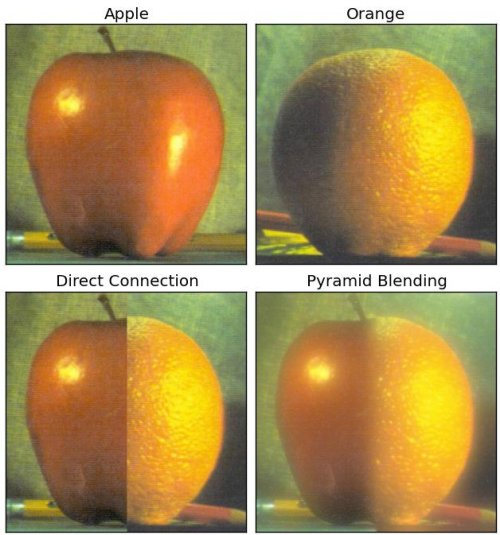
#> input picture P0/practica-0_python/images/orapple.jpg, 500 x 535 px, given in place of Yosemite1.jpg, which was not available
$ python p3.py
#> lines starting #> are read from the running program, lines starting #| are printed output that depends on the picture; pictures that were not available may be replaced by others from this repository, and a replacement may not be noted
# -*- coding: utf-8 -*-
# Author -> Alberto Estepa Fernandez
# Date -> December 2019
# Run: ./p3.py

import cv2
import numpy as np
import sys
import math
import matplotlib.pyplot as plt
import copy
import random


''' ************************** FUNCIONES P1 ******************************** '''

# Funcion para leer las imagenes de la P1
def lee_imagen(file_name, flag):
    if flag == 0:
        imagen = cv2.imread(file_name, flag)
        imagen = imagen.astype(np.float32)
        return imagen
    elif flag == 1:
        imagen = cv2.imread(file_name, flag)
        imagen = imagen.astype(np.float32)
        imagen = cv2.cvtColor(imagen, cv2.COLOR_BGR2RGB)
        return imagen
    else:
        sys.exit("Imagen no valida")

# Funcion para pintar las imagenes de la P1
# [16 lines left out: functions pinta_imagen, pinta_lista_imagenes, not called in this run]

# Calculo de la convolución una máscara arbitraria de la P1.
def convolucion(imagen, kx, ky, border = cv2.BORDER_DEFAULT):
    # Transponemos el vertor del eje x (para que al multiplicarlo con el vertor del eje y nos resulte una matriz)
    kx = np.transpose(kx)
    # Revertimos los vectores oara la convolución
    kx = cv2.flip(kx, -1)
    ky = cv2.flip(ky, -1)
    # Convoluciona una imagen con el núcleo
    imagen = cv2.filter2D(imagen, -1, kx, borderType = border)
    imagen = cv2.filter2D(imagen, -1, ky, borderType = border)
    return imagen

# Calculo del alisado gassiano una máscara de dimension 2 de la P1.
def gaussian_blur(imagen, kx = 0, ky = 0, sigmax = 0, sigmay = 0, border = cv2.BORDER_DEFAULT):
    if kx == 0:
        kx = int(6*sigmax) + 1
    if ky == 0:
        ky = int(6*sigmay) + 1
    kernelX = cv2.getGaussianKernel(kx, sigmax)
    kernelY = cv2.getGaussianKernel(ky, sigmay)
    imagen = convolucion(imagen, kernelX, kernelY, border)
    return imagen

# Representación en pirámide Gaussiana de una imagen de la P1.
def piramide_gaussiana(imagen, nivel = 4, border = cv2.BORDER_DEFAULT):
    p = [imagen]
    for n in range(nivel-1):
        p.append(cv2.pyrDown(p[-1], borderType = border))
    return p

# Cálculo de las derivadas de una imagen de la P1.
def derivadas(imagen, ksize = 3, sigma = 0, border = cv2.BORDER_DEFAULT):
    imagen = gaussian_blur(imagen, kx = ksize, ky = ksize, sigmax = sigma, sigmay = sigma)
    kx = cv2.getDerivKernels(1, 0, ksize)
    ky = cv2.getDerivKernels(0, 1, ksize)
    dx = convolucion(imagen, kx[0], kx[1], border = border)
    dy = convolucion(imagen, ky[0], ky[1], border = border)
    return dx, dy

''' ************************************************************************ '''

''' ************************** FUNCIONES AUXILIARES ************************ '''

# Operador de Harris
def operador_harris(lambda1, lambda2):
    '''
    Det(matriz)/Traza(matriz)
    Parametros:
        - lambda1: matriz de los primeros valores propios.
        - lambda2: marriz de los segundos valores propios.
    '''
    # Rellenamos la matriz de ceros
    res = np.zeros(lambda1.shape)
    for i in range(lambda1.shape[0]):
        for j in range (lambda1.shape[1]):
            if lambda1[i][j]+lambda2[i][j] == 0:
                res[i][j] = 0
            else:
                #Det(matriz)/Traza(matriz) = lambda1*lambda2/(lambda1+lambda2)
                res[i][j] = lambda1[i][j]*lambda2[i][j]/(lambda1[i][j]+lambda2[i][j])
    return res


# Calcula el centro de la matriz
def centro_matriz(m):
    '''
    Calcula el centro de una matriz cualquiera (obviamente para existir un solo pixel
    central, la matriz debe ser cuadrada de dimensiones impares)
    Parametros:
        - m: matriz
    '''
    # Se calcula el centro de la matriz como dimensiones divididas entre dos
    return m[int(m.shape[0]/2), int(m.shape[1]/2)]

# Indica si el centro de la matriz es el máximo de ésta
def es_maximo_centro(m):
    '''
    Indica si centro de una matriz (obviamente para existir un solo pixel
    central, la matriz debe ser cuadrada de dimensiones impares) es el valor
    máximo de ésta
    Parametros:
        - m: matriz
    '''
    return centro_matriz(m) == np.max(m)

# Calcula la orientacion del vector pasado
def orientacion(u1, u2):
    '''
    Calcula el ángulo en grados entre dos vectores pasados sabiendo que
    (cos(theta),sen(theta))=u/|u|, u=(u1,u2)
    Así a arcotangente de sen(theta)/cos(theta) = theta
    Parametros:
        - u1: cos()
        - u2: sen()
    '''
    norma = math.sqrt(u1*u1+u2*u2)
    if (norma != 0 ):
        # Normalizamos el vector por coordenadas
        u1 = u1 / norma
        u2 = u2 / norma
        # Calculamos la arcotangente en grados
        theta = math.atan2(u2, u1) * 180 / math.pi
        # La trasladamos a un valor entre 0 y 360
        theta += 180
    else:
        theta = 0
    # Devolvemos en grados
    return theta


# Hacemos una supresion de no-máximos de la matriz m y devolvemos los puntos de Harris de la imagen
def supresion_no_maximos(dx, dy, m, win_size, nivel_piramide, block_size, threshold):
    '''
    Calcula los puntos de Harris de la imagen, haciendo una supresion de no-maximos
    por matrices pequeñas (ventanas) de la matriz de Harris de la imagen.
    Parametros:
        - dx: derivada primera de la imagen en el eje x
        - dy: derivada segunda de la imagen en el eje y
        - m: matriz de Harris de la imagen
        - win_size: dimensiones de la ventana = win_size*2+1
        - nivel_piramide: nivel de la piramide gaussiana en que nos encontramos
        - block_size: tamaño del vecindario sobre el que se calcula la matriz de derivadas sobre cada píxel
        - threshold: umbral que sirve como supresion de no-maximos
    '''
    # Calculamos la matriz ampliada donde pasará la ventana sin tener en cuenta las restricciones
    # para ello, copiamos la matriz de Harris en el centro de la nueva matriz y en los laterales
    # la rellenamos de ceros
    m_ampliada = np.ndarray(shape=(m.shape[0]+2*win_size, m.shape[1]+2*win_size))
    m_ampliada[:, :] = 0
    m_ampliada[win_size:m.shape[0]+win_size, win_size:m.shape[1]+win_size] = m.copy()

    maximos = []
    for fila in range(win_size, m.shape[0]+win_size):
        for columna in range(win_size, m.shape[1]+win_size):
            # Para cada punto de la matriz de Harris calculamos la ventana
            fini_win = fila - win_size
            ffin_win = fila + win_size
            cini_win = columna - win_size
            cfin_win = columna + win_size
            windows = m_ampliada[fini_win:ffin_win+1, cini_win:cfin_win+1]
            # Si la ventana tiene como máximo su centro y es superior al umbral
            if es_maximo_centro(windows) and centro_matriz(windows) >= threshold:
                c = columna - win_size
                f = fila - win_size
                # Incluimos dicho pixel como Keypoint con:
                # Coordenadas = (columna * 2^nivel de la piramide, fila * 2^nivel_piramide)
                # Escala = Nivel de la piramide(empezando en 1) * block_size
                # Orientacion = angulo formado por las derivadas de la imagen en dicha fila y columna
                maximos.append(cv2.KeyPoint(c*(2**nivel_piramide), f*(2**nivel_piramide), _size = (nivel_piramide+1)*block_size, _angle=orientacion(dx[f, c], dy[f, c])))
    return maximos

# Calcula los puntos de Harris de la imagen calculando el operador de Harris de la imagen y haciendo la supresion_no_maximos
def get_puntos_harris(imagen, dx, dy, block_size = 5, ksize = 3, threshold = 10, win_size = 5, nivel_piramide = 1):
    '''
    Calcula los puntos de Harris de la imagen, calculando el operador de Harris de la imagen
    y haciendo una supresion de no-maximos por matrices pequeñas (ventanas) de esta.
    Parametros:
        - imagen: imagen original de la que extraer los puntos de Harris.
        - dx: derivada primera de la imagen en el eje x
        - dy: derivada segunda de la imagen en el eje y
        - block_size: tamaño del vecindario sobre el que se calcula la matriz de derivadas sobre cada píxel
        - ksize: tamaño de la máscara de la convolucion
        - win_size: dimensiones de la ventana = win_size*2+1
        - nivel_piramide: nivel de la piramide gaussiana en que nos encontramos
    '''
    # Calculamos los valores y vectores propios de la imagen
    matrizH = cv2.cornerEigenValsAndVecs(imagen, block_size, ksize)
    # Nos quedamos con los valores propios de ésta
    matrizH = cv2.split(matrizH)
    lambda1 = matrizH[0]
    lambda2 = matrizH[1]
    # Calculamos la matriz de Harris aplicando el operador de Harris a cada pixel
    harris = operador_harris(lambda1, lambda2)
    # Realizamos una supresión de no-máximos de la matriz de Harris y calculamos los puntos de Harris
    maximos = supresion_no_maximos(dx, dy, harris, win_size, nivel_piramide, block_size, threshold)
    return maximos

# Ajusta los puntos Harris de la imagen
# [231 lines left out: functions ajusta_puntos, get_matches_fuerza_bruta, get_matches_lowe_average_2nn, get_homografia, homografia_identidad_izq, homografia_identidad and 2 more, not called in this run]

def apartado1AB():
    # PARAMETROS:
    im = lee_imagen('imagenes/yosemite/Yosemite1.jpg', 0)
#> in lee_imagen, `imagen = cv2.imread(file_name, flag)`:
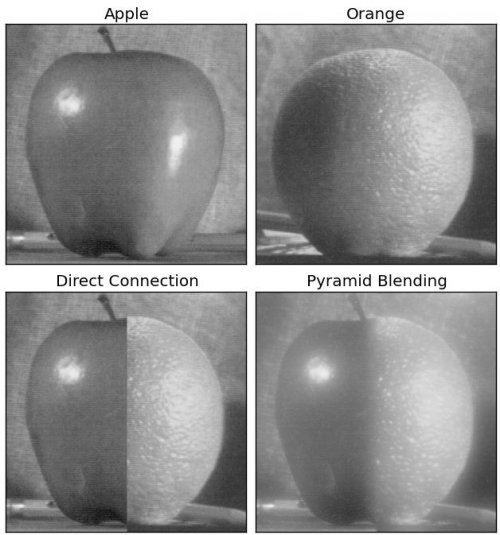
#> imagen: shape (535, 500); min 0, max 255, mean 144.5
    #im = lee_imagen('imagenes/Tablero1.jpg', 0)
    imagen = np.copy(im)
    nivel_piramide = 4

    # REALIZACION:
    # Obtención de la piramide gaussiana
    piramide = piramide_gaussiana(imagen, nivel = nivel_piramide)
#> after the loop in piramide_gaussiana, `for n in range(nivel-1):`: p = 4 items
    puntos_harris = []
    puntos = []

    # Obtención de la piramide gaussiana de las derivadas con sigma = 4.5
    dx, dy = derivadas(imagen, sigma = 4.5)
    p_dx = piramide_gaussiana(dx, nivel = nivel_piramide)
    p_dy = piramide_gaussiana(dy, nivel = nivel_piramide)

    # Ya solo trabajaremos con la imagen original para pintarla, por eso la pasamos a enteros
    imagen = imagen.astype(np.uint8)

    for i, img in enumerate(piramide):
        # Para cada nivel de la piramide se obtienen los puntos de harris
        puntos = get_puntos_harris(img, p_dx[i], p_dy[i], block_size = 5, ksize = 5, threshold = 10, win_size = 3, nivel_piramide = i)
        puntos_harris += puntos
        print("Numero de puntos Harris encontrados en la octava " + str(i+1) + ": " + str(len(puntos)))
        # Dibujamos en la imagen los puntos obtenidos
        imagen_key = cv2.drawKeypoints(imagen, puntos, np.array([]), color = (0,0,255), flags = 4)
        # Mostramos el resultado
        pinta_imagen(imagen_key)

    print("Numero de puntos Harris encontrados en total: " + str(len(puntos_harris)))
     # Se añade la imagen a la lista de imágenes
    imagen_key = cv2.drawKeypoints(imagen, puntos_harris, np.array([]), color = (0,0,255), flags = 4)
    pinta_imagen(imagen_key)

# [86 lines left out: functions apartado1D, apartado2A, apartado2B, apartado3, apartado4, not called in this run]


def ej1():
    print("Ejercicio 1\n")
    print("\tApartados A-C:\n")
    apartado1AB()
#> in gaussian_blur, `kernelX = cv2.getGaussianKernel(kx, sigmax)`: kernelX = [0.331, 0.339, 0.331]
#> in convolucion, `kx = np.transpose(kx)`: kx = [[0.331, 0.339, 0.331]]
#> in convolucion, `ky = cv2.flip(ky, -1)`: ky = [0.331, 0.339, 0.331]
#> in convolucion, `imagen = cv2.filter2D(imagen, -1, ky, borderType = border)`:
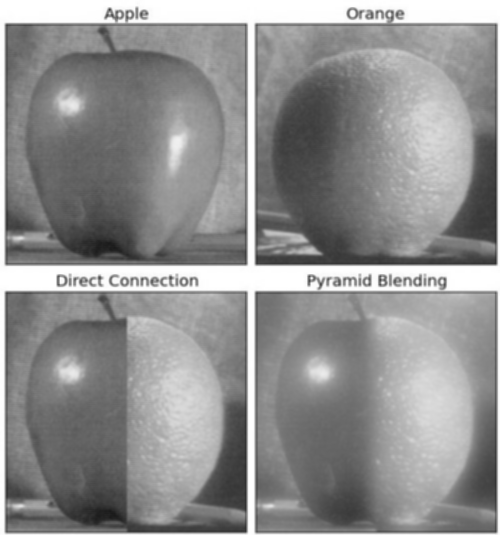
#> imagen: shape (535, 500) float32; min 26.16, max 255, mean 144.5
#> in derivadas, `kx = cv2.getDerivKernels(1, 0, ksize)`: kx = ([-1, 0, 1], [1, 2, 1])
#> in derivadas, `ky = cv2.getDerivKernels(0, 1, ksize)`: ky = ([1, 2, 1], [-1, 0, 1])
#> call 2 of convolucion, with kx = array of shape (3, 1), ky = array of shape (3, 1), border = 4
#> in convolucion (call 2), `kx = np.transpose(kx)`: kx = [[-1, 0, 1]]
#> in convolucion (call 2), `kx = cv2.flip(kx, -1)`: kx = [[1, 0, -1]]
#> in convolucion (call 2), `ky = cv2.flip(ky, -1)`: ky = [1, 2, 1]
#> in convolucion (call 2), `imagen = cv2.filter2D(imagen, -1, kx, borderType = border)`:
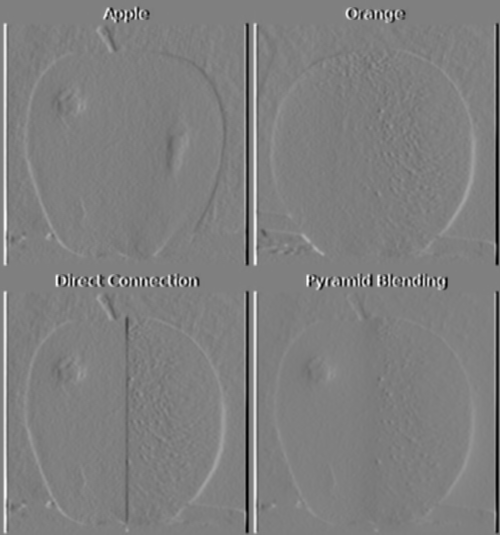
#> imagen: shape (535, 500) float32; min -142.7, max 142.3, mean 0; drawn with min black and max white
#> call 3 of convolucion, with kx = array of shape (3, 1), ky = array of shape (3, 1), border = 4
#> in convolucion (call 3), `kx = np.transpose(kx)`: kx = [[1, 2, 1]]
#> in convolucion (call 3), `ky = cv2.flip(ky, -1)`: ky = [1, 0, -1]
#> in convolucion (call 3), `imagen = cv2.filter2D(imagen, -1, kx, borderType = border)`:
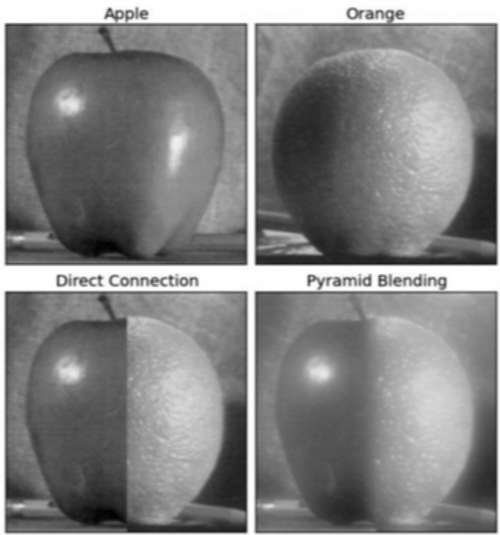
#> imagen: shape (535, 500) float32; min 107.3, max 1020, mean 578; drawn with min black and max white
#> in convolucion (call 3), `imagen = cv2.filter2D(imagen, -1, ky, borderType = border)`:
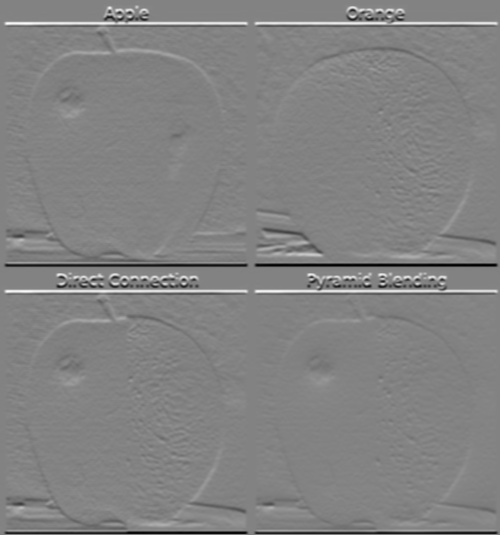
#> imagen: shape (535, 500) float32; min -546.9, max 521.5, mean 0.6; drawn with min black and max white
#> in apartado1AB, `p_dx = piramide_gaussiana(dx, nivel = nivel_piramide)`: p_dx = 4 items
#> the loop in apartado1AB, `for i, img in enumerate(piramide):` made 1 pass
#> pass 1, in get_puntos_harris, `lambda1 = matrizH[0]`:
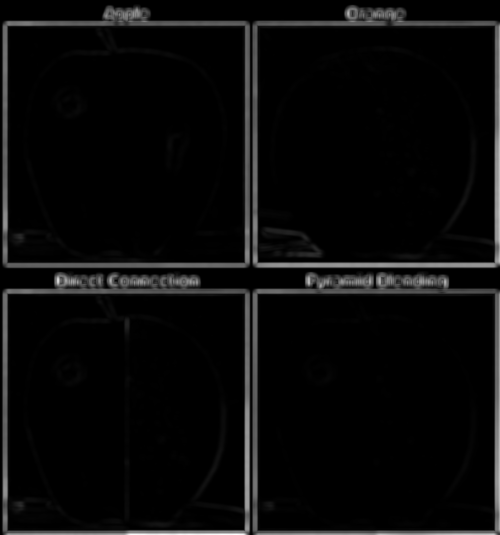
#> lambda1: shape (535, 500) float32; min 0, max 257051.4, mean 10596.6; drawn with min black and max white
#> pass 1, in get_puntos_harris, `lambda2 = matrizH[1]`:
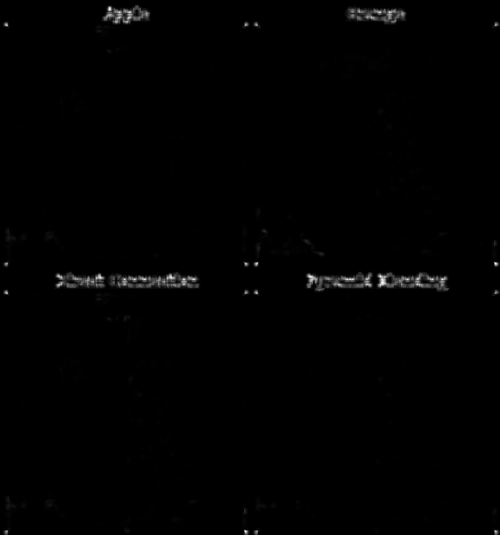
#> lambda2: shape (535, 500) float32; min -1.49e-08, max 76774.2, mean 540.7; drawn with min black and max white
#> after the loop in apartado1AB, `for i, img in enumerate(piramide):`: puntos_harris = []
    input("Pulsa enter para continuar\n")
    print("\tApartado D:\n")
    apartado1D()
    input("Pulsa enter para continuar\n")

# [18 lines left out: functions ej2, ej3, ej4, not called in this run]


def main():
    ej1()
    ej2()
    ej3()
    ej4()


if __name__ == "__main__":
#> (the run stopped early here; a loop or call above may not have finished)
